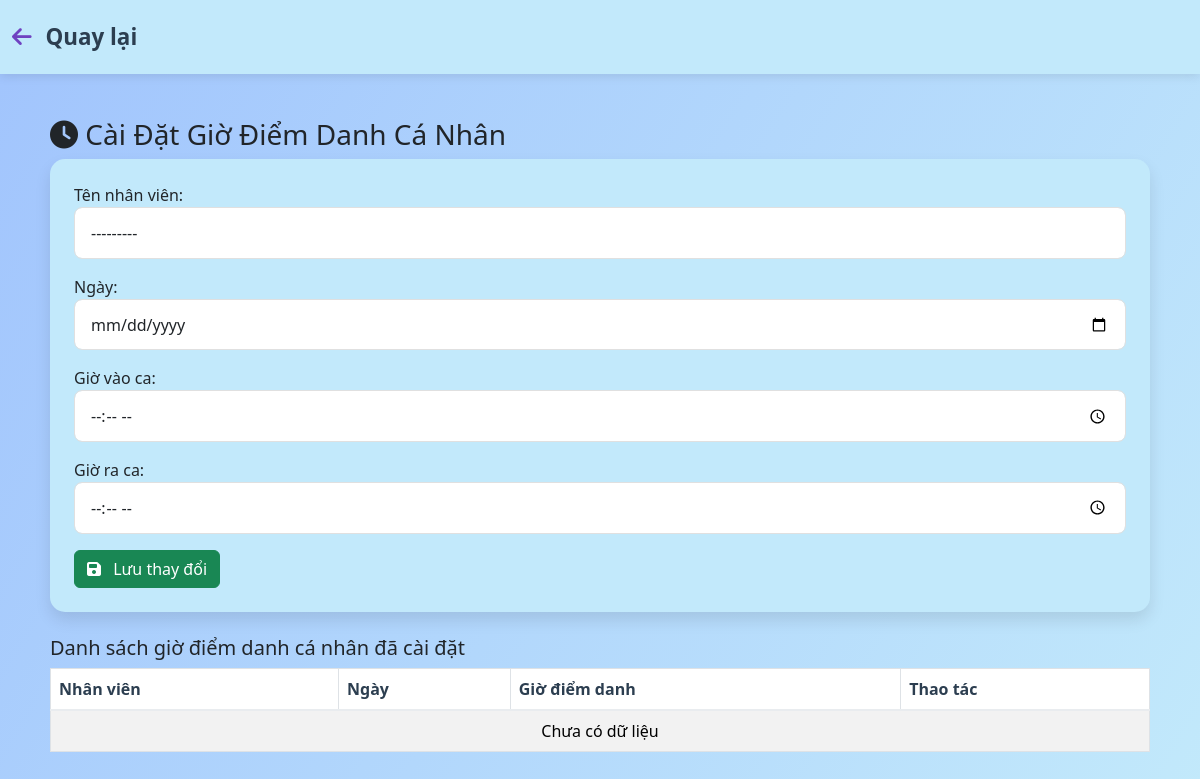
Page /personal-attendance-setting/ (signed in) on the earlier database version.
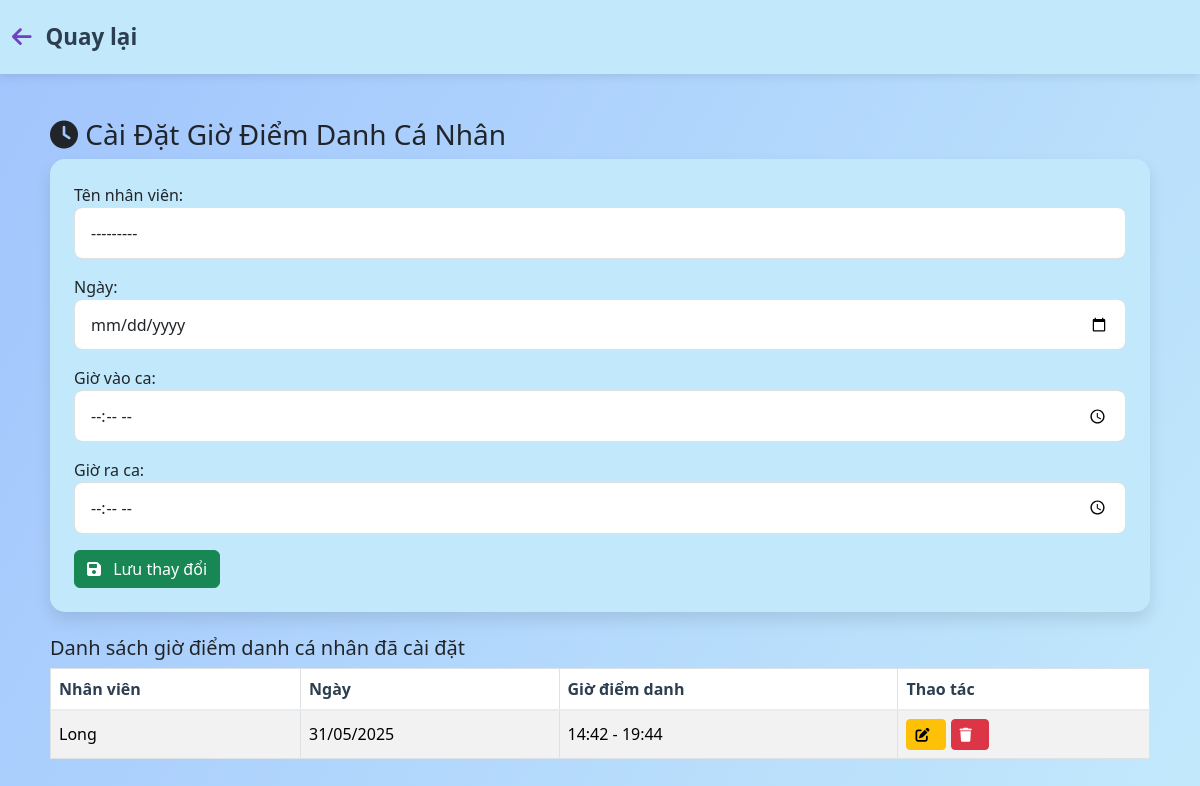
Same page on the later database version.
### app/models.py (models this page shows, shortened)
class PersonalAttendanceSetting(models.Model):
    user = models.ForeignKey(User, on_delete=models.CASCADE)
    date = models.DateField()
    checkin_time = models.TimeField(verbose_name="Giờ vào ca")
    checkout_time = models.TimeField(verbose_name="Giờ ra ca")
    class Meta:
        unique_together = ('user', 'date')

### app/views.py (the view)
# urls.py: path('personal-attendance-setting/', views.personal_attendance_setting_view, name='personal_attendance_setting'),
@login_required
@user_passes_test(is_admin)
def personal_attendance_setting_view(request):
    settings = PersonalAttendanceSetting.objects.select_related('user').order_by('-date')
    if request.method == 'POST':
        form = PersonalAttendanceSettingForm(request.POST)
        if form.is_valid():
            form.save()
            messages.success(request, 'Đã lưu cài đặt giờ điểm danh cá nhân.')
            return redirect('personal_attendance_setting')
    else:
        form = PersonalAttendanceSettingForm()
    return render(request, 'app/personal_attendance_setting.html', {'form': form, 'settings': settings})

### app/forms.py
class PersonalAttendanceSettingForm(forms.ModelForm):
    class Meta:
        model = PersonalAttendanceSetting
        fields = ['user', 'date', 'checkin_time', 'checkout_time']  # Thêm checkout_time
        labels = {
            'user': 'Tên nhân viên',
            'date': 'Ngày',
            'checkin_time': 'Giờ vào ca',
            'checkout_time': 'Giờ ra ca',  # Thêm dòng này
        }
        widgets = {
            'date': forms.DateInput(attrs={'type': 'date', 'class': 'form-control'}),
            'checkin_time': forms.TimeInput(attrs={'type': 'time', 'class': 'form-control'}),
            'checkout_time': forms.TimeInput(attrs={'type': 'time', 'class': 'form-control'}),  # Thêm dòng này
            'user': forms.Select(attrs={'class': 'form-control'}),
        }

### app/views.py (called while the page is built)
def is_admin(user):
    return user.is_superuser

### app/templates/app/personal_attendance_setting.html (shortened to what this page needs)
{% load static %}
<!DOCTYPE html>
<html lang="en">
<head>
    <link href="https://cdn.jsdelivr.net/npm/bootstrap@5.3.3/dist/css/bootstrap.min.css" rel="stylesheet">
    <link href="{% static 'app/menu.css' %}" rel="stylesheet"/>
    <link rel="stylesheet" href="https://cdnjs.cloudflare.com/ajax/libs/font-awesome/6.5.1/css/all.min.css">
</head>
<body>
    <nav class="navbar navbar-light bg-light">
        <div class="container-fluid">
            <a class="navbar-brand" href="{% url 'admin_menu' %}">
                <i class="fas fa-arrow-left"></i> Quay lại
            </a>
        </div>
    </nav>
    <div class="container mt-4">
        <h3><i class="fas fa-clock"></i> Cài Đặt Giờ Điểm Danh Cá Nhân</h3>
        <div class="card mb-4">
            <div class="card-body">
                <form method="post">
                    {{ form.as_p }}
                    <button type="submit" class="btn btn-success">
                        <i class="fas fa-save"></i> Lưu thay đổi
                    </button>
                </form>
            </div>
        </div>
        <h5 class="mb-2">Danh sách giờ điểm danh cá nhân đã cài đặt</h5>
        <table class="table table-bordered table-striped">
            <thead>
                <tr>
                    <th>Nhân viên</th>
                    <th>Ngày</th>
                    <th>Giờ điểm danh</th>
                    <th>Thao tác</th>
                </tr>
            </thead>
            <tbody>
                {% for s in settings %}
                <tr>
                    <td>{{ s.user.get_full_name|default:s.user.username }}</td>
                    <td>{{ s.date|date:"d/m/Y" }}</td>
                    <td>{{ s.checkin_time|time:"H:i" }} - {{ s.checkout_time|time:"H:i" }}</td>
                    <td>
                        <a href="{% url 'edit_personal_attendance_setting' s.id %}" class="btn btn-warning btn-sm" title="Chỉnh sửa">
                            <i class="fas fa-edit"></i>
                        </a>
                        <form method="post" action="{% url 'delete_personal_attendance_setting' s.id %}" style="display:inline;">
                            <button type="submit" class="btn btn-danger btn-sm" onclick="return confirm('Bạn có chắc muốn xóa?');" title="Xóa">
                                <i class="fas fa-trash"></i>
                            </button>
                        </form>
                    </td>
                </tr>
                {% empty %}
                <tr>
                    <td colspan="4" class="text-center">Chưa có dữ liệu</td>
                </tr>
                {% endfor %}
            </tbody>
        </table>
    </div>
</body>
</html>

Differences in the rows shown:
added PersonalAttendanceSetting: user.get_full_name "Long", date "31/05/2025", checkin_time "14:42", checkout_time "19:44"
Other differences:
text no longer shown: "Chưa có dữ liệu"
